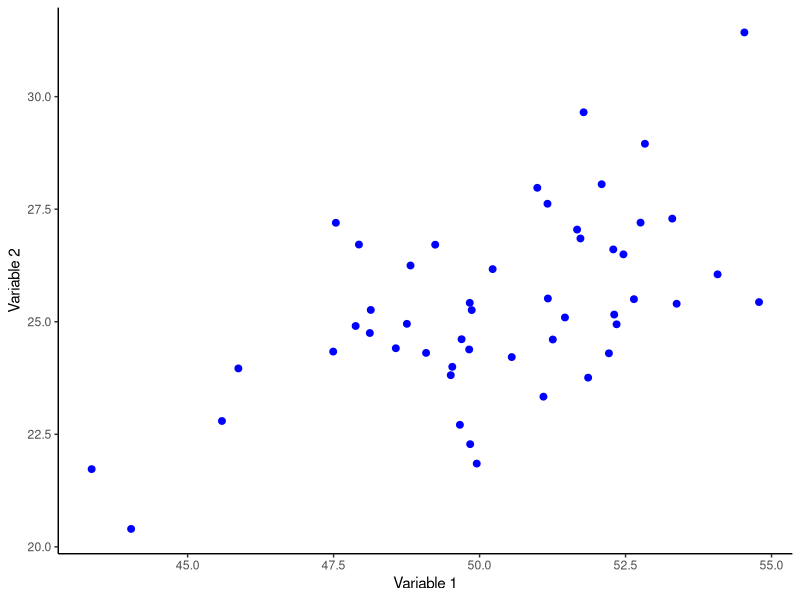
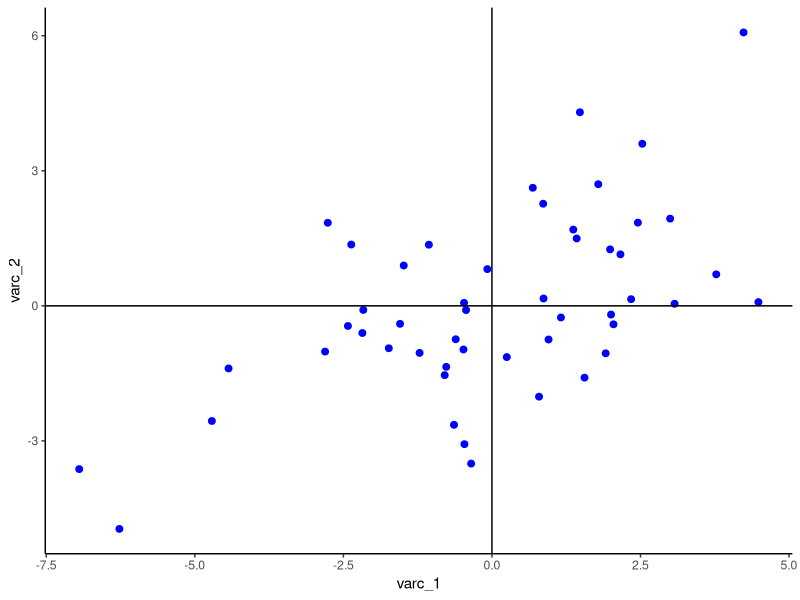
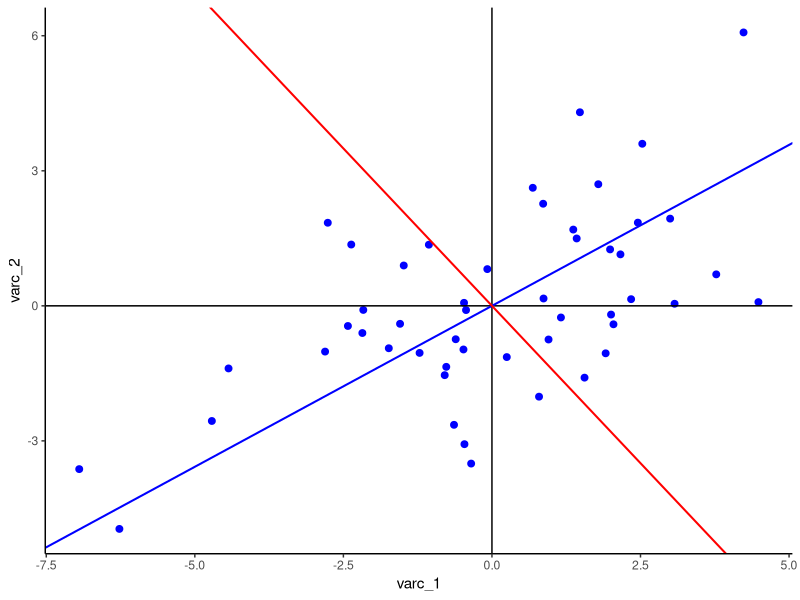
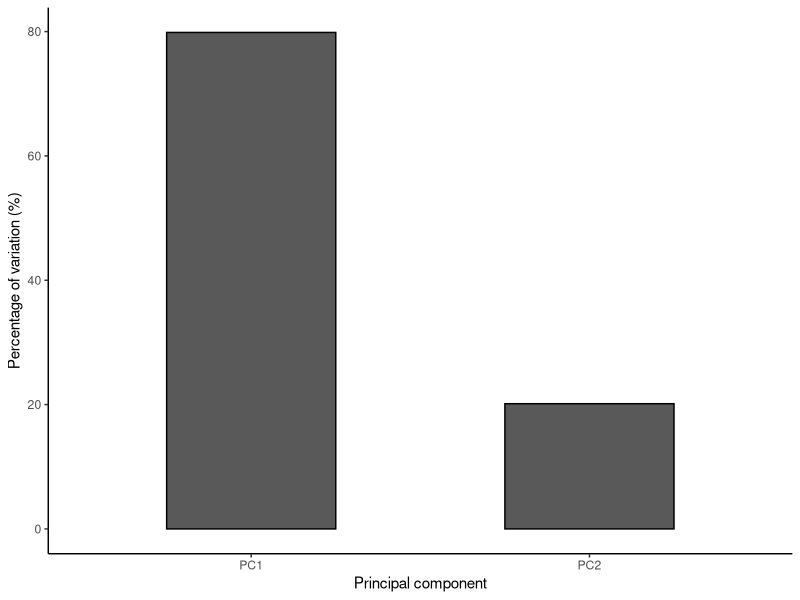

R code for these plots, in order:
## ---- chunk 1
set.seed(1)

var_1 <- rnorm(50,50, sd =3)

var_2 <- .5*var_1 + rnorm(50, sd = sqrt(3))

data_set_1 <- data.frame(var_1, var_2)

head(data_set_1)
## ---- chunk 2
library(ggplot2)

ggplot(data_set_1, aes(x = var_1, y = var_2))+
  geom_point(color= "blue", size = 2)+
  xlab("Variable 1")+
  ylab("Variable 2")+
  theme_classic()
## ---- chunk 3
library(dplyr)

data_set_1 <- data_set_1 %>% mutate(varc_1 = var_1 - mean(var_1), varc_2 = var_2 - mean(var_2))

head(data_set_1)
## ---- chunk 4
ggplot(data_set_1, aes(x = varc_1, y = varc_2))+
  geom_point(color = "blue", size = 2) +
  geom_vline(xintercept = 0, size = .5) +
  geom_hline(yintercept = 0, size = .5) +
  theme_classic()
## ---- chunk 5
data_set_2 <- data_set_1 %>% 
  select(varc_1, varc_2) %>% 
  as.matrix()


cov_m <- (t(data_set_2) %*% data_set_2) / (nrow(data_set_2) - 1) 

cov_m
## ---- chunk 6
cov(data_set_2)
## ---- chunk 7
crossprod(data_set_2) / (nrow(data_set_2) - 1)
## ---- chunk 8
cov_e <- eigen(cov_m)

# Eigenvectors
e_vec <- cov_e$vectors

# Eigenvalues
e_val <- cov_e$values
## ---- chunk 9
# First eigenvector 
ev_1 <- e_vec[,1]

# First eigenvector slope
ev1_m <- ev_1[2] / ev_1[1]

# Second eigenvector 
ev_2 <- e_vec[,2]

# Second eigenvector slope
ev2_m <- ev_2[2] / ev_2[1]

# Scatter plot showing the span of both eigenvectors 
ggplot(data.frame(data_set_2), aes(x = varc_1, y = varc_2)) +
  geom_point(color = "blue", size = 2) +
  geom_vline(xintercept = 0, size = .5) +
  geom_hline(yintercept = 0, size = .5) +
  geom_abline(slope = ev1_m, color = "blue", size = 0.7) +
  geom_abline(slope = ev2_m, color = "red", size = 0.7) +
  theme_classic()
## ---- chunk 10
# Multiply both eigenvectors 
ev_1 %*% ev_2
## ---- chunk 11
# Calculate the estimated variance for each eigenvalue
e_var <- e_val / (nrow(data_set_2) - 1)

# Data frame with variance percentages
var_per <- data.frame(
  PC  = c("PC1", "PC2"),
  PER = c(e_var) * 100 / sum(e_var) # Calculate the percentage
    )

# Scree plot 
ggplot(var_per, aes(x = PC, y = PER)) +
  geom_col(width = 0.5, color = "black") +
  xlab("Principal component") +
  ylab("Percentage of variation (%)") +
  theme_classic()
## ---- chunk 12
# Norm of the first eigenvector
norm(as.matrix(ev_1), "F")

# Norm of the second eigenvector
norm(as.matrix(ev_2), "F")
## ---- chunk 13
# Data frame with both eigenvectors
loads <- data.frame(
  VAR   = c("var_1", "var_2"),
  PC1 = ev_1, # First eigenvecor
  PC2 = ev_2  # Second eigenvectors
)
loads
